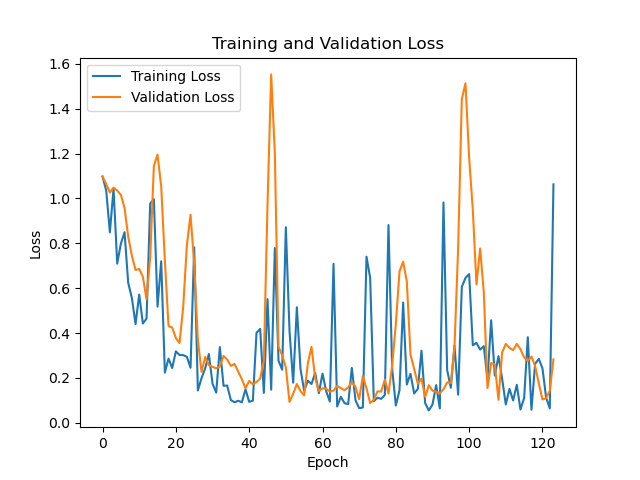

Generate this figure with Python:
from model import *
import time
import matplotlib.pyplot as plt
import logging
from torch.cuda.amp import autocast, GradScaler
import csv
from argparse import ArgumentParser
import os

def save_losses_to_csv(train_losses, valid_losses, file_path='losses.csv')->None:
    with open(file_path, mode='w', newline='') as file:
        writer = csv.writer(file)
        writer.writerow(['Epoch', 'Train Loss', 'Validation Loss'])
        for epoch, (train_loss, valid_loss) in enumerate(zip(train_losses, valid_losses)):
            writer.writerow([epoch + 1, train_loss, valid_loss])

def save_accuracy(valid_accuracy_vals, train_accuracy_vals, file_path='accuracy.csv') -> None:
    with open(file_path, mode='w', newline='') as file:
            writer = csv.writer(file)
            writer.writerow(['Epoch', 'valid accuracy', 'train accuracy'])
            for epoch, (valid_acc, train_acc) in enumerate(zip(valid_accuracy_vals, train_accuracy_vals)):
                writer.writerow([epoch + 1, valid_acc, train_acc])

def accuracy_fn(label, prediction):
    probabilities = torch.exp(prediction) / torch.sum(torch.exp(prediction))
    return acc

def calculate_accuracy(outputs, labels):
    """
    takes model outputs and correct labels
    returns tuple (number of correct predictions, total number of predictions)
    """
    _, preds = torch.max(outputs, dim=1) # prediction is made here, notably without softmax.
    correct = torch.sum(preds == labels).item()
    total = labels.size(0)
    return correct, total

def are_args_valid(args) -> bool:
    """
    checks if args are valid and returns whether that is true in bool form.
    prints error messages
    """
    if args.fine_tuning and args.pretrained_model == None:
        print("Fatal: fine tuning requested without a path specified to a pretrained model")
        return False
    if args.fine_tuning and not os.path.exists(args.pretrained_model):
        print("Fatal: path to pretrained model does not exist")
        return False

    paths_to_check = (args.noisy_data_dir, args.not_noisy_data_dir, args.meta_file, args.only_noise_dir)
    for path in paths_to_check:
        if not os.path.exists(path):
            print(f"Fatal: path {path} does not exist")
            return False
    return True

def get_args():
    parser = ArgumentParser()
    parser.add_argument("--fine_tuning", "-ft", action="store_true")
    parser.add_argument("--pretrained_model", "-pm", type=str)
    parser.add_argument("--noisy_data_dir", "-nd", type=str, required=True)
    parser.add_argument("--not_noisy_data_dir", "-nnd", type=str, required=True)
    parser.add_argument("--meta_file", "-m", type=str, required=True)
    parser.add_argument("--only_noise_dir", "-on", type=str, required=True)
    parser.add_argument("--accuracy_output", "-ao", type=str, default="training_accuracy.png")
    parser.add_argument("--loss_output", "-lo", type=str, default="training_loss.png")
    parser.add_argument("--model_output", "-mo", type=str, default='best_model.pth')

    return parser.parse_args()

def main():
    #parse and check arguments
    args = get_args()
    if not are_args_valid(args):
        return
    
    #set randomness
    seed = 42
    torch.manual_seed(seed)
    torch.cuda.manual_seed_all(seed)
    torch.backends.cudnn.deterministic=True
    
    device = torch.device("cuda:0" if torch.cuda.is_available() else "cpu")
    
    deviceName= torch.cuda.get_device_name(0) if torch.cuda.is_available() else "CPU"
    print(f"Current cuda device: {deviceName}")


    
    #--------------------------------------Fine Tunnig
    fineTunning = args.fine_tuning
    pretrained_model_path = args.pretrained_model # old path: '/cephyr/users/robincoh/Alvis/viralTracing/script/train3/best_model.pth'
    
    #--------------------------------------Data directory
    # dataDirectoryPath="/cephyr/users/robincoh/Alvis/viralTracing/dataset/spiralMidlePitchWithNoises/"
    # dataDirectoryPath="/cephyr/users/robincoh/Alvis/viralTracing/dataset/spiralNoNoisePitchPhiRadius"
    noisyDataDirectoryPath = args.noisy_data_dir #"/mimer/NOBACKUP/groups/naiss2025-23-223/compileNoise"
    noNoiseDataDirectoryPath = args.not_noisy_data_dir #"/mimer/NOBACKUP/groups/naiss2025-23-223/compileNoNoise"
    metafile = args.meta_file # "/mimer/NOBACKUP/groups/naiss2025-23-223/compile.csv"
    onlyNoiseDir = args.only_noise_dir # "/mimer/NOBACKUP/groups/naiss2025-23-223/onlyNoiseNoStruct"
    #-------------------------------------- Data loading
    #Noisy data and non noisy data are loaded separately
    #After that  a part of the noisy are split in order to make test dataset
    #The rest of the noisy Dataset and the noNoiseData #are concatenated
    
    torch.cuda.empty_cache() #maybe not necessary just in case
    #loading class
    dataset = MrcDataset1vMetaDataWithNoiseFile(metaFile=metafile,noiseDirectory=noisyDataDirectoryPath,noNoiseDirectory=noNoiseDataDirectoryPath, onlyNoise=onlyNoiseDir)
    # datasetNoNoise = MrcDataset1vMetaData(getMrcFeatures(noNoiseDataDirectoryPath))

    #splitting
    trainDataset, testDataset = random_split(dataset , [0.8, 0.2])

    #no augmentation/denoising
    print(f"number of data points in training: {len(trainDataset)}")
    print(f"number of data points in testing: {len(testDataset)}")
    #data loader
    batchSize= 200 # => must be max GfPU node memory 
    #worker are max CPU core of the GPU node
    trainDataloader = DataLoader(trainDataset, batch_size=batchSize, shuffle=True) #originally for both: pin_memory=True, num_workers=16
    testDataloader = DataLoader(testDataset, batch_size=batchSize, shuffle=False)



    #--------------------------------------model initiaitsation & learning parameters
    model= ModelClassificationMultival().to(device)
    loss_fn = torch.nn.CrossEntropyLoss()
    # optimizer = torch.optim.SGD(model.parameters(), lr=0.001, momentum=0.9)
    optimizer = torch.optim.AdamW(
    model.parameters(),
    lr=0.005,
    betas=(0.9, 0.9999),
    weight_decay=0.01,
    eps=1e-7,
    amsgrad=True
    )

    scheduler = torch.optim.lr_scheduler.CyclicLR(
    optimizer,
    base_lr=0.0001,
    max_lr=0.01,
    step_size_up=2000,
    cycle_momentum=False
    )

    # Load the pre-trained model
    if fineTunning:
        try:
                model.load_state_dict(torch.load(pretrained_model_path))
                print(f"Loaded pre-trained model from {pretrained_model_path}")
        except Exception as e:
                print(f"Error loading pre-trained model: {e}")
                return

    running_loss = 0.
    last_loss = 0.

    for inputs, labels in trainDataloader:
        print(f"Input shape: {inputs.shape}")
        print(f"Label shape: {labels.shape}")
        break

    #learning variable
    running_losses = []
    losses = []
    best_vloss = 1_000_000.
    best_tloss = 1_000_000.
    trainLosess=[]
    validLosess=[]
    vrunning_accuracy=[]
    running_train_accuracy = []
    patience = 50
    waited=0

    #--------------------------------------Training 
    print("Start training")
    timeTraining = time.time()
    for epoch in range(1000):
        running_loss = 0.
        running_correct = 0
        running_total = 0
        timeEpoch = time.time()
        print(f"Epoch {epoch}")
        print(f"number of batch: {len(trainDataloader)}")
        model.train(True)
        for i, data in enumerate(trainDataloader,0):
            inputs, labels = data
            inputs = inputs.to(device)
            labels = labels.to(device)
            labels = labels.squeeze()
            optimizer.zero_grad()

            outputs = model(inputs)
            loss = loss_fn(outputs, labels)
            
            loss.backward()

	        
	        
            optimizer.step()

            running_loss += loss.item()

            correct, total = calculate_accuracy(outputs, labels)
            running_correct += correct
            running_total += total
	        
	        
            #print(f"Batch: Epoch {epoch}, iter {i}, loss: {loss.item():.4f}")
            if i == len(trainDataloader) - 1:
                print("------------------------------------------------")
                last_loss = running_loss/len(trainDataloader)
                trainLosess.append(last_loss)
                epoch_acc = running_correct / running_total
                running_train_accuracy.append(epoch_acc)
                print(f"Epoch {epoch+1:03d} | "
                f"Train Loss: {last_loss:.4f} | "
                f"Acc: {epoch_acc:.2%} | "
                f"LR: {optimizer.param_groups[0]['lr']}")

        print("evaluating model")
        model.eval()
        vrunning_loss = 0.
        valid_correct = 0
        valid_total = 0
        predictions = []
        actuals = []
        with torch.no_grad(): # disable gradient calculation for testing
            for i, vdata in enumerate(testDataloader, 0):
                vinputs, vlabels = vdata
                vinputs = vinputs.to(device)
                vlabels = vlabels.to(device)
                vlabels = vlabels.squeeze()
                voutputs = model(vinputs)
                predictions.extend(voutputs.cpu())
                actuals.extend(vlabels.cpu())
                vloss = loss_fn(voutputs, vlabels)
                vrunning_loss += vloss.item()
                correct, total = calculate_accuracy(voutputs, vlabels)
                valid_correct += correct
                valid_total += total
        valid_acc = valid_correct / valid_total
        vrunning_accuracy.append(valid_acc)
        avg_vloss = vrunning_loss / len(testDataloader)
        validLosess.append(avg_vloss)
        scheduler.step()
        if avg_vloss < best_vloss:
            best_vloss = avg_vloss
            best_tloss = last_loss # actualy not the better overall but associated to the better validation loss
            torch.save(model.state_dict(), args.model_output) # saves the model, we deem it to be the best so far
	        
            waited=0
        else:
            waited+=1
            if waited > patience:

                print(f"LOSS train {last_loss} valid {avg_vloss} accuracy {valid_acc}")
                print(f"Time for epoch {epoch}: {time.time()-timeEpoch}")
                print("Early stopping")
                break
        print(f"Validation  | Loss: {avg_vloss:.4f} | Acc: {valid_acc:.2%}")
        print(f"Time for epoch {epoch}: {time.time()-timeEpoch}")

        plt.plot(trainLosess, label='Training Loss')
        plt.plot(validLosess, label='Validation Loss')
        plt.xlabel('Epoch')
        plt.ylabel('Loss')
        plt.title('Training and Validation Loss')
        plt.legend()
        plt.savefig('training.png')
        plt.close()

        plt.plot(vrunning_accuracy, label='Valid accuracy')
        plt.plot(running_train_accuracy, label='Train accuracy')
        plt.xlabel('Epoch')
        plt.ylabel('Accuracy')
        plt.title('Classification accuracy')
        plt.legend()
        plt.savefig('accuracy.png')
        plt.close()

        print(f"Time for training over {epoch} epoch: {time.time()-timeTraining}")
    save_losses_to_csv(trainLosess, validLosess)
    save_accuracy(vrunning_accuracy,running_train_accuracy)
    print("====================================================================")
    print("end of the training")
    print(f"LOSS train {best_tloss} valid {best_vloss}")

if __name__ == "__main__":
    main()
